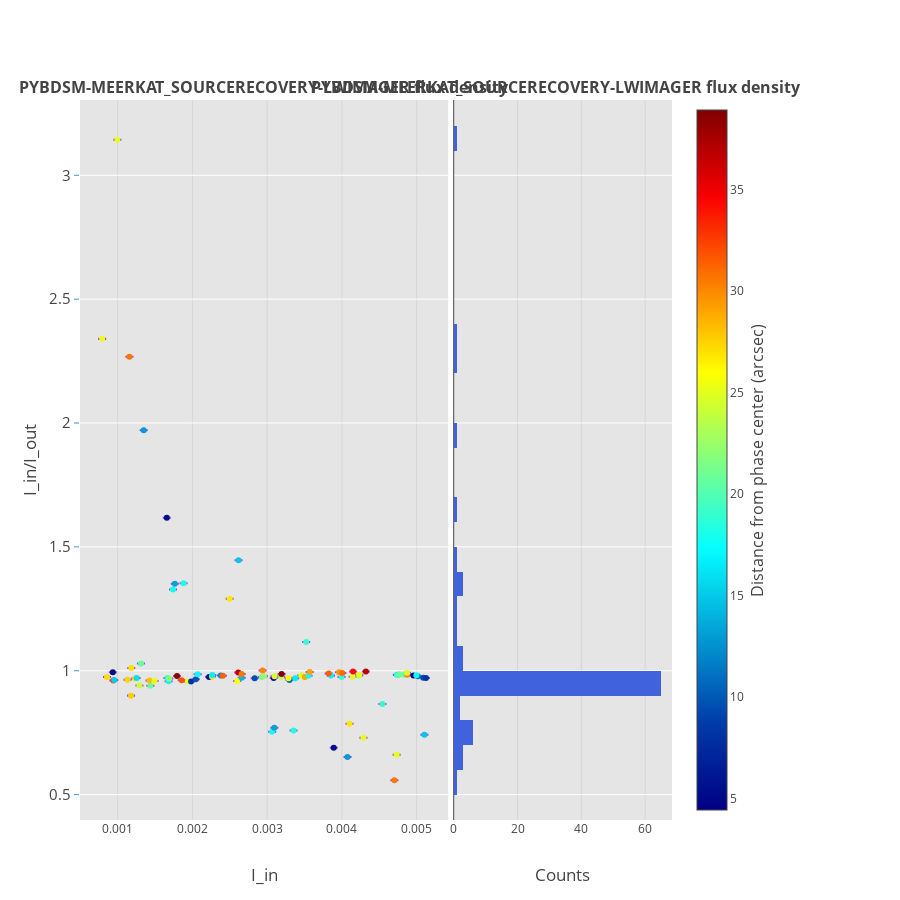

This figure's notebook cell:
### Code cell
data = []
im_titles =[]
flux_im = dict()
BINS =_num_bins.value
for input_model, output_model in models.items():
    header = output_model[:-9]
    im_titles.append('<b>%s flux density</b>'%header.upper())
    im_titles.append('<b>%s flux density</b>                                        '%header.upper())

fig = tools.make_subplots(rows=len(models.keys()), cols=2, shared_yaxes=True, print_grid=False,
                          horizontal_spacing = 0.005, vertical_spacing = 0.15,
                          subplot_titles=im_titles)
i = -1
counter = 0
flux_im = dict()
I_min_max = []
err_I_min_max = []
for input_model, output_model in models.items():
    i += 1
    counter += 1
    name_labels = []
    flux_in_data = []
    flux_out_data = []
    source_scale = []
    phase_center_dist = []
    flux_out_err_data = []
    heading = output_model[:-9]
    for n in range(len(results[heading]['flux'])):
        flux_out_data.append(results[heading]['flux'][n][0])
        flux_out_err_data.append(results[heading]['flux'][n][1])
        flux_in_data.append(results[heading]['flux'][n][2])
        name_labels.append(results[heading]['flux'][n][3])
        phase_center_dist.append(results[heading]['position'][n][-3])
        source_scale.append(results[heading]['shape'][n][3])
    LIMIT = 0
    zipped_props = zip(flux_out_data, flux_out_err_data, flux_in_data, name_labels, phase_center_dist, source_scale)
    flux_out_data, flux_out_err_data, flux_in_data, name_labels, phase_center_dist, source_scale = zip(
        *sorted(zipped_props, key=lambda x: x[0]))
    flux_R_score = r2_score(flux_in_data, flux_out_data)
    flux_MSE = mean_squared_error(flux_in_data, flux_out_data)
    I_out_in = [float(I_out)/I_in for I_out,I_in in zip(flux_out_data,flux_in_data)]
    axis_min_max = combat_helper.axis_min_max(I_min_max, error=err_I_min_max, tolerance=0.01)
    fig.append_trace(go.Scatter(x=np.array(flux_in_data), y=np.array(I_out_in),
                                mode = 'markers', showlegend=False,
                                text = name_labels, name = '%s flux_ratio' % heading,
                                marker = dict(color = phase_center_dist, showscale=True, colorscale='Jet',
                                              reversescale=False,
                                              colorbar = dict(title='Distance from phase center (arcsec)',
                                                              titleside ='right', titlefont=dict(size=16), x = 0.82)
                                             ) if i == 0 else dict(color = phase_center_dist, colorscale='Jet',
                                                                   reversescale=False),
                                error_y=dict(type='data', array=flux_out_err_data,
                                             color = 'rgb(158, 63, 221)', visible=True)), i+1, 1)
    fig.append_trace(go.Histogram(y=I_out_in, histnorm='count', nbinsy=BINS, name='%s' % heading,
                                  marker = dict(color = 'rgb(64, 98, 221)'), showlegend=False), i+1, 2)
    fig['layout'].update(title='', height=900, width=900,
                         paper_bgcolor='rgb(255,255,255)', plot_bgcolor='rgb(229,229,229)',
                         legend=dict(x=0.8,y=1.0),)
    fig['layout'].update(
        {'yaxis{}'.format(counter):YAxis(title=u'I_in/I_out',gridcolor='rgb(255,255,255)',
                                        # titlefont=dict(size=18),
                                         range=axis_min_max if _scaley.value else [],
        #range=[1,10],
        tickfont=dict(size=15),
        titlefont=dict(size=17),
        showgrid=True,
        showline=False,
        showticklabels=True,
        tickcolor='rgb(51,153,225)',
        ticks='outside',
        zeroline=False)})
    fig['layout'].update({'xaxis{}'.format(counter+i):XAxis(title='I_in', position=0.0,
                                                            titlefont=dict(size=17),
                                                            overlaying='x')})
    fig['layout'].update({'xaxis{}'.format(counter+i+1):XAxis(title='Counts',
                                                              titlefont=dict(size=17),
                                                              domain=[0.505, 0.8])}
        )
    py.iplot(fig, filename='make-subplots-multiple-with-titles')

### Figure 1 — Plotly figure (JSON) as saved in the notebook; plotly's stock layout.template omitted (floating-point values rounded to 4 significant figures)
{"data": [{"error_y": {"array": [4.685e-05, 4.679e-05, 4.642e-05, 4.585e-05, 4.726e-05, 4.669e-05, 3.248e-05, 3.248e-05, 4.656e-05, 4.69e-05, 3.283e-05, 3.283e-05, 4.641e-05, 4.656e-05, 4.7e-05, 4.567e-05, 4.632e-05, 4.633e-05, 4.642e-05, 4.608e-05, 4.608e-05, 4.599e-05, 4.656e-05, 4.553e-05, 4.685e-05, 4.665e-05, 4.603e-05, 3.264e-05, 3.264e-05, 4.65e-05, 4.627e-05, 3.249e-05, 3.249e-05, 4.69e-05, 3.262e-05, 3.262e-05, 4.624e-05, 4.637e-05, 2.793e-05, 2.793e-05, 2.793e-05, 3.235e-05, 3.235e-05, 3.305e-05, 3.305e-05, 4.584e-05, 4.693e-05, 4.651e-05, 4.707e-05, 4.588e-05, 4.579e-05, 4.676e-05, 2.827e-05, 2.827e-05, 2.827e-05, 4.73e-05, 4.578e-05, 4.67e-05, 3.329e-05, 3.329e-05, 4.625e-05, 4.643e-05, 4.654e-05, 4.679e-05, 4.591e-05, 4.648e-05, 4.596e-05, 4.695e-05, 3.22e-05, 3.22e-05, 4.59e-05, 3.284e-05, 3.284e-05, 4.694e-05, 4.657e-05, 4.628e-05, 4.695e-05, 4.649e-05, 4.67e-05, 4.688e-05, 5.397e-05, 5.156e-05, 4.27e-05, 5.884e-05, 5.448e-05, 5.578e-05, 4.695e-05, 4.933e-05, 5.364e-05, 4.857e-05, 5.256e-05], "color": "rgb(158, 63, 221)", "type": "data", "visible": true}, "marker": {"color": [27.16, 32.57, 15.1, 5.306, 27.64, 27.4, 27.01, 27.01, 24.31, 16.05, 20.7, 20.7, 28.13, 25.11, 17.21, 18.87, 22.22, 38.64, 31.85, 25.14, 25.14, 8.146, 9.728, 17.34, 6.226, 26.95, 16.68, 17.88, 17.88, 12.2, 31.29, 13.26, 13.26, 25.8, 18.23, 18.23, 14.16, 36.81, 30.57, 30.57, 30.57, 12.94, 12.94, 5.538, 5.538, 9.493, 21.09, 22.56, 30.1, 5.721, 24.47, 23.89, 25.12, 25.12, 25.12, 38.92, 10.56, 25.75, 26.77, 26.77, 16.56, 24.91, 24.83, 28.97, 17.58, 29.09, 16.88, 31.43, 14.92, 14.92, 19.05, 18.94, 18.94, 29.48, 31.01, 24.86, 34.37, 22.0, 25.06, 36.72, 17.39, 19.87, 20.91, 20.73, 30.15, 24.63, 4.433, 11.43, 17.66, 9.402, 8.134], "colorbar": {"title": "Distance from phase center (arcsec)", "titlefont": {"size": 16}, "titleside": "right", "x": 0.82}, "colorscale": "Jet", "reversescale": false, "showscale": true}, "mode": "markers", "name": "pybdsm-meerkat_SourceRecovery-lwimager flux_ratio", "showlegend": false, "text": ["ci082", "ch163", "cg141", "cf230", "ce182", "cd122", "by252", "by252", "ca092", "bz201", "bu301", "bu301", "bv132", "bt182", "bs041", "br071", "bq112", "bn323", "bm013", "bl272", "bl272", "bj150", "bi290", "bh071", "bg280", "bf012", "be121", "ar271", "ar271", "bd251", "bc222", "ao061", "ao061", "ba002", "aj011", "aj011", "az351", "ax043", "K212", "K212", "K212", "V021", "V021", "ac300", "ac300", "av120", "au162", "at152", "as182", "aq110", "ap232", "an292", "N132", "N132", "N132", "am143", "al081", "ak322", "U192", "U192", "ai101", "ah122", "ag112", "af312", "ae181", "ad032", "ab131", "aa333", "C281", "C281", "Z091", "O351", "O351", "Y352", "X022", "W042", "T213", "S212", "R132", "P213", "M111", "L161", "J251", "I191", "H172", "G152", "F140", "E001", "D201", "B350", "A050"], "type": "scatter", "x": [0.000857, 0.000942, 0.000954, 0.000935, 0.001179, 0.001132, 0.001182, 0.001234, 0.001291, 0.001253, 0.001437, 0.001311, 0.001426, 0.001493, 0.001681, 0.001666, 0.00169, 0.001794, 0.001856, 0.000792, 0.001938, 0.001982, 0.002046, 0.00207, 0.002222, 0.002262, 0.002266, 0.003067, 0.00174, 0.00238, 0.002407, 0.003096, 0.001764, 0.0026, 0.001881, 0.003353, 0.002659, 0.002613, 0.004702, 0.001157, 0.002658, 0.001348, 0.004075, 0.001657, 0.003891, 0.002833, 0.002929, 0.002956, 0.002939, 0.003087, 0.003098, 0.003188, 0.004288, 0.004732, 0.000995, 0.003193, 0.003298, 0.003286, 0.004102, 0.002498, 0.003376, 0.003456, 0.003499, 0.003502, 0.003554, 0.003569, 0.003853, 0.003823, 0.005104, 0.002617, 0.003995, 0.004542, 0.003522, 0.003962, 0.004006, 0.004143, 0.004149, 0.004231, 0.004232, 0.004321, 0.004735, 0.004751, 0.00477, 0.004837, 0.004873, 0.004871, 0.004958, 0.005015, 0.004996, 0.005088, 0.005125], "xaxis": "x1", "y": [0.9747, 0.9608, 0.9627, 0.9944, 0.8996, 0.9639, 1.011, 0.9684, 0.9401, 0.9705, 0.939, 1.029, 0.9603, 0.9587, 0.9579, 0.9711, 0.9688, 0.9785, 0.9619, 2.34, 0.9562, 0.9569, 0.9656, 0.9861, 0.975, 0.9767, 0.9832, 0.7536, 1.328, 0.9813, 0.98, 0.7699, 1.351, 0.959, 1.353, 0.7589, 0.9721, 0.993, 0.558, 2.268, 0.9871, 1.971, 0.6521, 1.618, 0.689, 0.9699, 0.9751, 0.9779, 1.001, 0.9705, 0.9776, 0.9762, 0.7294, 0.661, 3.143, 0.9868, 0.9628, 0.9694, 0.7862, 1.291, 0.9702, 0.9808, 0.9746, 0.9743, 0.9801, 0.9947, 0.9803, 0.9889, 0.7412, 1.446, 0.9753, 0.8657, 1.116, 0.9942, 0.9908, 0.976, 0.997, 0.9806, 0.984, 0.9969, 0.9834, 0.9817, 0.9861, 0.9836, 0.9834, 0.9921, 0.9806, 0.9775, 0.9817, 0.9714, 0.9705], "yaxis": "y1"}, {"histnorm": "count", "marker": {"color": "rgb(64, 98, 221)"}, "name": "pybdsm-meerkat_SourceRecovery-lwimager", "nbinsy": 50, "showlegend": false, "type": "histogram", "xaxis": "x2", "y": [0.9747, 0.9608, 0.9627, 0.9944, 0.8996, 0.9639, 1.011, 0.9684, 0.9401, 0.9705, 0.939, 1.029, 0.9603, 0.9587, 0.9579, 0.9711, 0.9688, 0.9785, 0.9619, 2.34, 0.9562, 0.9569, 0.9656, 0.9861, 0.975, 0.9767, 0.9832, 0.7536, 1.328, 0.9813, 0.98, 0.7699, 1.351, 0.959, 1.353, 0.7589, 0.9721, 0.993, 0.558, 2.268, 0.9871, 1.971, 0.6521, 1.618, 0.689, 0.9699, 0.9751, 0.9779, 1.001, 0.9705, 0.9776, 0.9762, 0.7294, 0.661, 3.143, 0.9868, 0.9628, 0.9694, 0.7862, 1.291, 0.9702, 0.9808, 0.9746, 0.9743, 0.9801, 0.9947, 0.9803, 0.9889, 0.7412, 1.446, 0.9753, 0.8657, 1.116, 0.9942, 0.9908, 0.976, 0.997, 0.9806, 0.984, 0.9969, 0.9834, 0.9817, 0.9861, 0.9836, 0.9834, 0.9921, 0.9806, 0.9775, 0.9817, 0.9714, 0.9705], "yaxis": "y1"}], "layout": {"annotations": [{"font": {"size": 16}, "showarrow": false, "text": "<b>PYBDSM-MEERKAT_SOURCERECOVERY-LWIMAGER flux density</b>", "x": 0.2488, "xanchor": "center", "xref": "paper", "y": 1, "yanchor": "bottom", "yref": "paper"}, {"font": {"size": 16}, "showarrow": false, "text": "<b>PYBDSM-MEERKAT_SOURCERECOVERY-LWIMAGER flux density</b>                                        ", "x": 0.7513, "xanchor": "center", "xref": "paper", "y": 1, "yanchor": "bottom", "yref": "paper"}], "height": 900, "legend": {"x": 0.8, "y": 1}, "paper_bgcolor": "rgb(255,255,255)", "plot_bgcolor": "rgb(229,229,229)", "title": "", "width": 900, "xaxis1": {"anchor": "y1", "domain": [0, 0.4975], "overlaying": "x", "position": 0, "title": "I_in", "titlefont": {"size": 17}}, "xaxis2": {"anchor": "free", "domain": [0.505, 0.8], "position": 0, "title": "Counts", "titlefont": {"size": 17}}, "yaxis1": {"anchor": "x1", "domain": [0, 1], "gridcolor": "rgb(255,255,255)", "range": [], "showgrid": true, "showline": false, "showticklabels": true, "tickcolor": "rgb(51,153,225)", "tickfont": {"size": 15}, "ticks": "outside", "title": "I_in/I_out", "titlefont": {"size": 17}, "zeroline": false}}}
